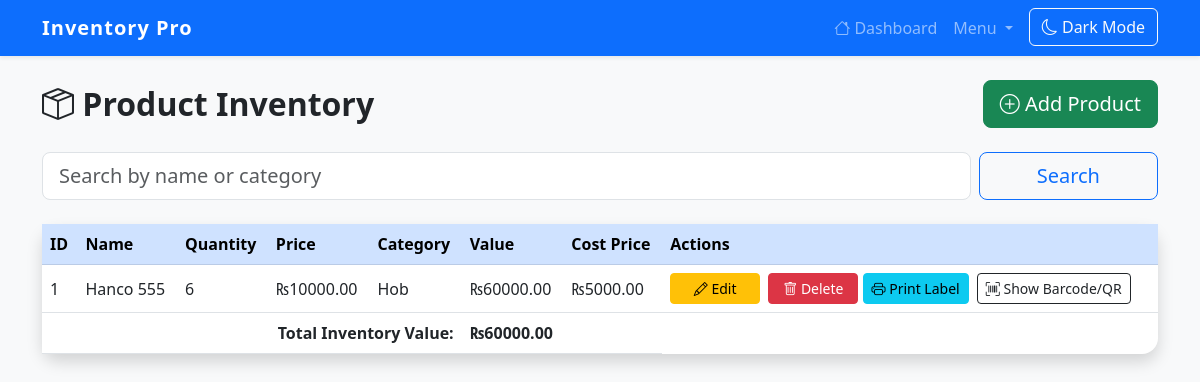
The page /products (signed in) on the database its author committed.
### app/models.py (models this page shows)
class Product(db.Model):
    id = db.Column(db.Integer, primary_key=True)
    name = db.Column(db.String(128), nullable=False)
    quantity = db.Column(db.Integer, default=0)
    price = db.Column(db.Float, default=0.0)         # Selling price
    cost_price = db.Column(db.Float, default=0.0)      # <-- Add this line
    barcode = db.Column(db.String(128), unique=True)  # <-- Add this line
    model_number = db.Column(db.String(128))  # Optional: add this line
    category_id = db.Column(db.Integer, db.ForeignKey('category.id'))

class Category(db.Model):
    id = db.Column(db.Integer, primary_key=True)
    name = db.Column(db.String(50), unique=True, nullable=False)
    products = db.relationship('Product', backref='category', lazy=True)

### app/routes.py (the view)
@main.route('/products')
def view_products():
    search = request.args.get('search', '').strip()
    products_query = Product.query
    if search:
        products_query = products_query.join(Category, isouter=True).filter(
            (Product.name.ilike(f'%{search}%')) |
            (Category.name.ilike(f'%{search}%'))
        )
    products = products_query.all()
    total_value = sum(p.quantity * p.price for p in products)
    return render_template('products.html', products=products, total_value=total_value, search=search)

### app/templates/products.html (shortened to what this page needs)
{% extends 'base.html' %}
{% block content %}
<div class="d-flex justify-content-between align-items-center mb-4">
    <h2 class="mb-0 fw-bold"><i class="bi bi-box-seam"></i> Product Inventory</h2>
    {% if session.get('role') == 'admin' %}
        <a href="{{ url_for('main.add_product') }}" class="btn btn-success btn-lg">
            <i class="bi bi-plus-circle"></i> Add Product
        </a>
    {% endif %}
</div>
<form method="get" class="mb-4 row g-2" action="{{ url_for('main.view_products') }}">
    <div class="col-md-10">
        <input type="text" name="search" class="form-control form-control-lg" placeholder="Search by name or category" value="{{ search or '' }}">
    </div>
    <div class="col-md-2">
        <button type="submit" class="btn btn-outline-primary w-100 btn-lg">Search</button>
    </div>
</form>
<div class="card shadow border-0">
    <div class="card-body p-0">
        <div class="table-responsive">
            <table class="table table-hover mb-0 align-middle">
                <thead class="table-primary">
                    <tr>
                        <th>ID</th>
                        <th>Name</th>
                        <th>Quantity</th>
                        <th>Price</th>
                        <th>Category</th>
                        {% if session.get('role') == 'admin' %}
                            <th>Value</th>
                            <th>Cost Price</th>
                        {% endif %}
                        <th>Actions</th>
                    </tr>
                </thead>
                <tbody>
                    {% for p in products %}
                    <tr>
                        <td>{{ p.id }}</td>
                        <td>{{ p.name }}</td>
                        <td>{{ p.quantity }}</td>
                        <td>₨{{ "%.2f"|format(p.price) }}</td>
                        <td>{{ p.category.name if p.category else '' }}</td>
                        {% if session.get('role') == 'admin' %}
                            <td>₨{{ "%.2f"|format(p.quantity * p.price) }}</td>
                            <td>₨{{ "%.2f"|format(p.cost_price or 0) }}</td>
                        {% endif %}
                        <td>
                            {% if session.get('role') == 'admin' %}
                                <a href="{{ url_for('main.edit_product', id=p.id) }}" class="btn btn-sm btn-warning me-1"><i class="bi bi-pencil"></i> Edit</a>
                                <a href="{{ url_for('main.delete_product', id=p.id) }}" class="btn btn-sm btn-danger" onclick="return confirm('Delete this product?');"><i class="bi bi-trash"></i> Delete</a>
                            {% endif %}
                            <a href="{{ url_for('main.print_label', product_id=p.id) }}" class="btn btn-sm btn-info me-1"><i class="bi bi-printer"></i> Print Label</a>
                            <button type="button" class="btn btn-outline-dark btn-sm"
    onclick="showBarcode({{ p.id }}, {{ p.name|tojson }})">
    <i class="bi bi-upc-scan"></i> Show Barcode/QR
</button>
                        </td>
                    </tr>
                    {% endfor %}
                </tbody>
                {% if session.get('role') == 'admin' %}
                <tfoot>
                    <tr>
                        <td colspan="5" class="text-end fw-bold">Total Inventory Value:</td>
                        <td colspan="2" class="fw-bold">₨{{ "%.2f"|format(total_value) }}</td>
                    </tr>
                </tfoot>
                {% endif %}
            </table>
        </div>
    </div>
</div>
{% endblock %}

### app/templates/base.html (style rules this page uses)
body { background-color: #f8f9fa; }
.card { border-radius: 1rem; }
.table thead th { vertical-align: middle; }
.btn-primary, .btn-success, .btn-warning, .btn-danger { min-width: 90px; }

### rows shown on the page
Product: id "1", name "Hanco 555", quantity "6", price "10000.00", category "Hob", p.quantity*p.price "60000.00", cost_price "5000.00"

### other values the page prints
{{ "%.2f"|format(total_value) }} "60000.00"
